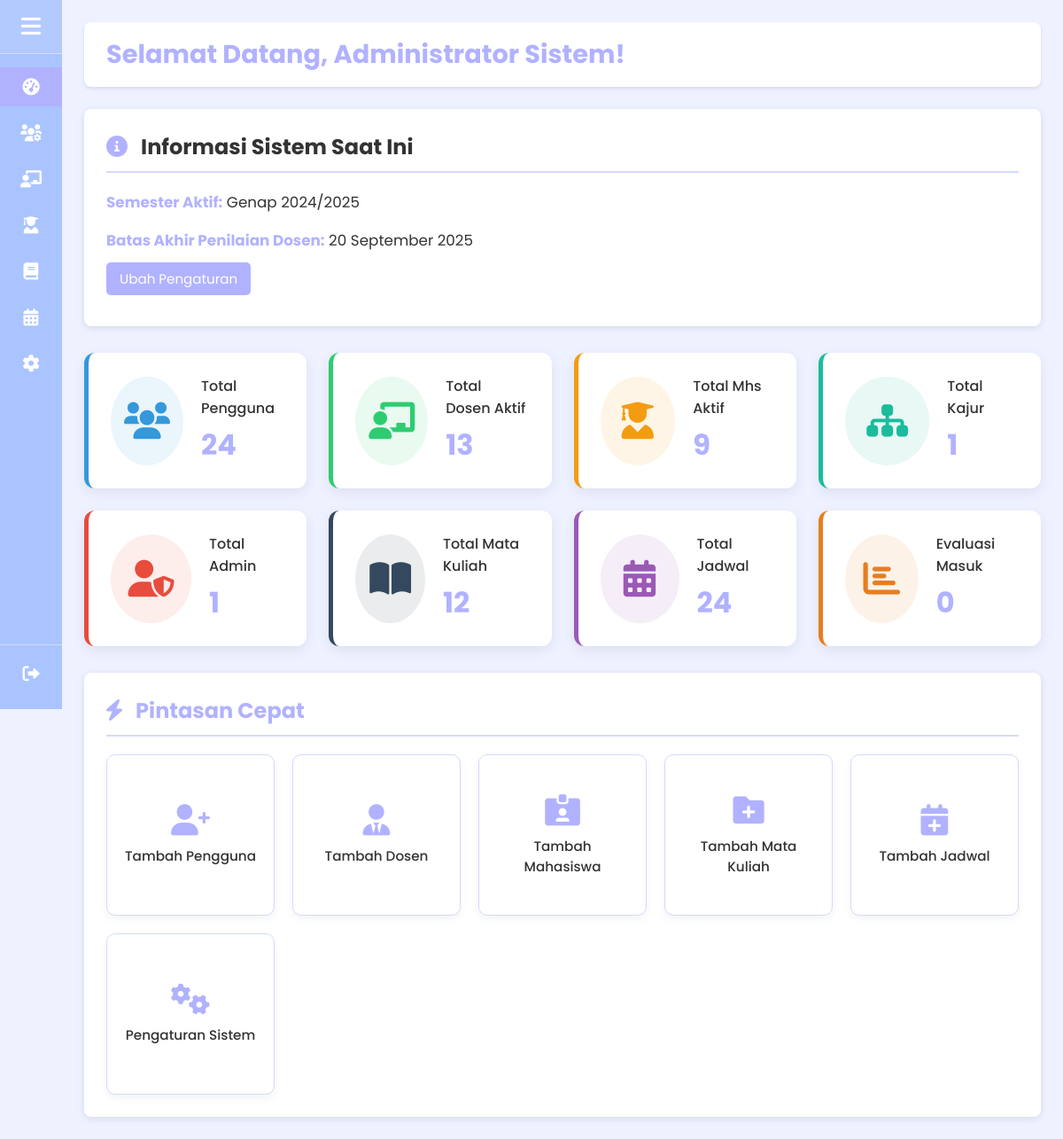
The app's page /admin/admin_dashboard.php (signed in) with its own data.
### tables this page shows
CREATE TABLE `system_settings` (
  `setting_key` varchar(50) NOT NULL,
  `setting_value` varchar(255) NOT NULL,
  `description` text DEFAULT NULL,
  `last_updated` timestamp NOT NULL DEFAULT current_timestamp() ON UPDATE current_timestamp()
);

### includes/auth_check_admin.php (called while the page is built, shortened)
<?php
$loggedInAdminFullName = $_SESSION['full_name'] ?? 'Administrator';
?>

### admin/admin_dashboard.php (the view, shortened to what this page needs)
<?php
require_once '../includes/auth_check_admin.php';
require_once '../config/db.php';
$current_page_php = basename($_SERVER['PHP_SELF']);
$total_users = 0;
$total_dosen = 0;
$total_mahasiswa = 0;
$total_kajur = 0;
$total_admin = 0;
$total_jadwal = 0;
$total_matakuliah = 0;
$total_evaluasi_masuk = 0;
$stmt_users_roles = $conn->query("SELECT role, COUNT(user_id) as count FROM Auth_Users GROUP BY role");
if ($stmt_users_roles) {
    while ($row_role = $stmt_users_roles->fetch_assoc()) {
        $total_users += $row_role['count'];
        if ($row_role['role'] == 'dosen')
            $total_dosen = $row_role['count'];
        if ($row_role['role'] == 'mahasiswa')
            $total_mahasiswa = $row_role['count'];
        if ($row_role['role'] == 'kajur')
            $total_kajur = $row_role['count'];
        if ($row_role['role'] == 'admin')
            $total_admin = $row_role['count'];
    }
}
$stmt_total_jadwal = $conn->query("SELECT COUNT(jadwal_id) as count FROM jadwal_mengajar");
if ($stmt_total_jadwal) {
    $row_total_jadwal = $stmt_total_jadwal->fetch_assoc();
    if ($row_total_jadwal)
        $total_jadwal = (int) $row_total_jadwal['count'];
}
$stmt_total_mk = $conn->query("SELECT COUNT(mk_id) as count FROM mata_kuliah");
if ($stmt_total_mk) {
    $row_total_mk = $stmt_total_mk->fetch_assoc();
    if ($row_total_mk)
        $total_matakuliah = (int) $row_total_mk['count'];
}
$stmt_total_eval = $conn->query("SELECT COUNT(evaluation_id) as count FROM evaluations");
if ($stmt_total_eval) {
    $row_total_eval = $stmt_total_eval->fetch_assoc();
    if ($row_total_eval)
        $total_evaluasi_masuk = (int) $row_total_eval['count'];
}
$semester_aktif_info = "Belum diatur";
$batas_akhir_info = "Belum diatur";
$result_settings_info = $conn->query("SELECT setting_key, setting_value FROM system_settings WHERE setting_key IN ('semester_aktif', 'batas_akhir_penilaian')");
if ($result_settings_info) {
    while ($row_setting = $result_settings_info->fetch_assoc()) {
        if ($row_setting['setting_key'] == 'semester_aktif')
            $semester_aktif_info = $row_setting['setting_value'];
        if ($row_setting['setting_key'] == 'batas_akhir_penilaian') {
            if (class_exists('IntlDateFormatter')) {
                try {
                    $date_obj_info = DateTime::createFromFormat('Y-m-d', $row_setting['setting_value']);
                    if ($date_obj_info) {
                        $formatter_info = new IntlDateFormatter('id_ID', IntlDateFormatter::LONG, IntlDateFormatter::NONE, 'Asia/Jakarta');
                        $batas_akhir_info = $formatter_info->format($date_obj_info);
                    } else {
                        $batas_akhir_info = $row_setting['setting_value'];
                    }
                } catch (Exception $e) {
                    $batas_akhir_info = $row_setting['setting_value'];
                }
            } else {
                $batas_akhir_info = $row_setting['setting_value'];
            }
        }
    }
}
?>
<!DOCTYPE html>
<html lang="id">
<head>
    <link rel="stylesheet" href="../css/style.css">
    <link rel="stylesheet" href="https://cdnjs.cloudflare.com/ajax/libs/font-awesome/6.0.0-beta3/css/all.min.css">
</head>
<body>
    <div class="mahasiswa-layout">
        <aside class="sidebar" id="sidebar">
            <div class="sidebar-top-section">
                <button class="sidebar-toggle" id="sidebarToggle" aria-label="Toggle Sidebar"><i
                        class="fas fa-bars"></i></button>
            </div>
            <nav class="sidebar-menu">
                <ul>
                    <li><a href="admin_dashboard.php"
                            class="<?php echo ($current_page_php == 'admin_dashboard.php') ? 'active' : ''; ?>"><i
                                class="fas fa-tachometer-alt"></i> <span class="menu-text">Dashboard</span></a></li>
                    <li><a href="admin_manage_users.php"
                            class="<?php echo (strpos($current_page_php, 'admin_manage_users.php') !== false || strpos($current_page_php, 'admin_edit_user.php') !== false) ? 'active' : ''; ?>"><i
                                class="fas fa-users-cog"></i> <span class="menu-text">User</span></a></li>
                    <li><a href="admin_manage_dosen.php"
                            class="<?php echo (strpos($current_page_php, 'admin_manage_dosen.php') !== false || strpos($current_page_php, 'admin_edit_dosen.php') !== false) ? 'active' : ''; ?>"><i
                                class="fas fa-chalkboard-teacher"></i> <span class="menu-text">Dosen</span></a></li>
                    <li><a href="admin_manage_mahasiswa.php"
                            class="<?php echo (strpos($current_page_php, 'admin_manage_mahasiswa.php') !== false || strpos($current_page_php, 'admin_edit_mahasiswa.php') !== false) ? 'active' : ''; ?>"><i
                                class="fas fa-user-graduate"></i> <span class="menu-text">Mahasiswa</span></a>
                    </li>
                    <li><a href="admin_manage_matakuliah.php"
                            class="<?php echo (strpos($current_page_php, 'admin_manage_matakuliah.php') !== false || strpos($current_page_php, 'admin_edit_matakuliah.php') !== false) ? 'active' : ''; ?>"><i
                                class="fas fa-book"></i> <span class="menu-text">Mata Kuliah</span></a></li>
                    <li><a href="admin_manage_jadwal.php"
                            class="<?php echo (strpos($current_page_php, 'admin_manage_jadwal.php') !== false || strpos($current_page_php, 'admin_edit_jadwal.php') !== false) ? 'active' : ''; ?>"><i
                                class="fas fa-calendar-alt"></i> <span class="menu-text">Jadwal</span></a>
                    </li>
                    <li><a href="admin_settings.php"
                            class="<?php echo ($current_page_php == 'admin_settings.php') ? 'active' : ''; ?>"><i
                                class="fas fa-cog"></i> <span class="menu-text">Pengaturan Sistem</span></a></li>
                </ul>
            </nav>
            <div class="sidebar-logout-section">
                <a href="../logout.php" class="logout-link"><i class="fas fa-sign-out-alt"></i> </a>
            </div>
        </aside>
        <main class="main-content" id="mainContent">
            <header class="header">
                <h1>Selamat Datang, <?php echo htmlspecialchars($loggedInAdminFullName); ?>!</h1>
            </header>
            <div class="info-section">
                <div class="content-card">
                    <h2><i class="fas fa-info-circle"></i> Informasi Sistem Saat Ini</h2>
                    <p><strong>Semester Aktif:</strong> <?php echo htmlspecialchars($semester_aktif_info); ?></p>
                    <p><strong>Batas Akhir Penilaian Dosen:</strong> <?php echo htmlspecialchars($batas_akhir_info); ?>
                    </p>
                    <p style="margin-top:10px;"><a href="admin_settings.php" class="btn-penilaian"
                            style="background-color: var(--primary-color); color:white;">Ubah Pengaturan</a></p>
                </div>
            </div>
            <div class="summary-grid">
                <a href="admin_manage_users.php" class="summary-card-admin users-card">
                    <div class="icon users"><i class="fas fa-users"></i></div>
                    <div class="info">
                        <h4>Total Pengguna</h4>
                        <p><?php echo $total_users; ?></p>
                    </div>
                </a>
                <a href="admin_manage_dosen.php" class="summary-card-admin dosen-card">
                    <div class="icon dosen"><i class="fas fa-chalkboard-teacher"></i></div>
                    <div class="info">
                        <h4>Total Dosen Aktif</h4>
                        <p><?php echo $total_dosen; ?></p>
                    </div>
                </a>
                <a href="admin_manage_mahasiswa.php" class="summary-card-admin mahasiswa-card">
                    <div class="icon mahasiswa"><i class="fas fa-user-graduate"></i></div>
                    <div class="info">
                        <h4>Total Mhs Aktif</h4>
                        <p><?php echo $total_mahasiswa; ?></p>
                    </div>
                </a>
                <a href="admin_manage_users.php?role_filter=kajur" class="summary-card-admin kajur-role-card">
                    <div class="icon kajur-role"><i class="fas fa-sitemap"></i></div>
                    <div class="info">
                        <h4>Total Kajur</h4>
                        <p><?php echo $total_kajur; ?></p>
                    </div>
                </a>
                <a href="admin_manage_users.php?role_filter=admin" class="summary-card-admin admin-role-card">
                    <div class="icon admin-role"><i class="fas fa-user-shield"></i></div>
                    <div class="info">
                        <h4>Total Admin</h4>
                        <p><?php echo $total_admin; ?></p>
                    </div>
                </a>
                <a href="admin_manage_matakuliah.php" class="summary-card-admin matakuliah-card">
                    <div class="icon matakuliah"><i class="fas fa-book-open"></i></div>
                    <div class="info">
                        <h4>Total Mata Kuliah</h4>
                        <p><?php echo $total_matakuliah; ?></p>
                    </div>
                    <a href="admin_manage_jadwal.php" class="summary-card-admin jadwal-card">
                        <div class="icon jadwal"><i class="fas fa-calendar-alt"></i></div>
                        <div class="info">
                            <h4>Total Jadwal</h4>
                            <p><?php echo $total_jadwal; ?></p>
                        </div>
                    </a>
                </a>
                <div class="summary-card-admin evaluasi-card">
                    <div class="icon evaluasi"><i class="fas fa-chart-bar"></i></div>
                    <div class="info">
                        <h4>Evaluasi Masuk</h4>
                        <p><?php echo $total_evaluasi_masuk; ?></p>
                    </div>
                </div>
            </div>
            <div class="content-card">
                <h2><i class="fas fa-bolt"></i> Pintasan Cepat</h2>
                <div class="quick-actions-grid">
                    <a href="admin_edit_user.php?action=add" class="action-card">
                        <i class="fas fa-user-plus"></i><span>Tambah Pengguna</span>
                    </a>
                    <a href="admin_edit_dosen.php?action=add" class="action-card">
                        <i class="fas fa-user-tie"></i><span>Tambah Dosen</span>
                    </a>
                    <a href="admin_edit_mahasiswa.php?action=add" class="action-card">
                        <i class="fas fa-id-card-alt"></i><span>Tambah Mahasiswa</span>
                    </a>
                    <a href="admin_edit_matakuliah.php?action=add" class="action-card">
                        <i class="fas fa-folder-plus"></i><span>Tambah Mata Kuliah</span>
                    </a>
                    <a href="admin_edit_jadwal.php?action=add" class="action-card">
                        <i class="fas fa-calendar-plus"></i><span>Tambah Jadwal</span>
                    </a>
                    <a href="admin_settings.php" class="action-card">
                        <i class="fas fa-cogs"></i><span>Pengaturan Sistem</span>
                    </a>
                </div>
            </div>
        </main>
    </div>
</body>
</html>

### records on screen
system_settings: setting_value "Genap 2024/2025"
system_settings: setting_value "20 September 2025"

### other values on screen
$loggedInAdminFullName "Administrator Sistem"
$total_users "24"
$total_dosen "13"
$total_mahasiswa "9"
$total_kajur "1"
$total_admin "1"
$total_matakuliah "12"
$total_jadwal "24"
$total_evaluasi_masuk "0"
